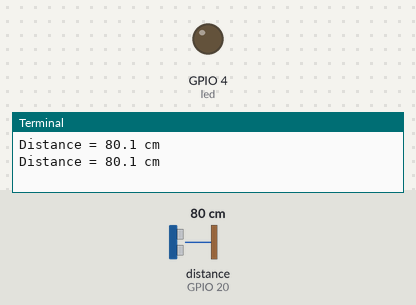
Simulated run of this program. Board: Raspberry Pi (BCM pin numbers). Shown: output pins drawn as LEDs (lit = HIGH), the last lines printed to the terminal. The test bench sets the inputs (shaded band); at power-on: distance to the obstacle (sensor on GPIO 20) 80 cm. The clock reads 2024-03-15 10:24:30 at power-on unless the program sets it; pins used as bus, display or sensor lines are not drawn.

Above: at 1.2 s.
1.3 s: distance to the obstacle (sensor on GPIO 20) set to 2 cm
At 2.5 s:
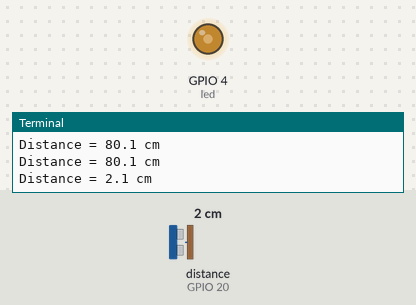
3.5 s: distance to the obstacle (sensor on GPIO 20) set to 18 cm
At 4.4 s:
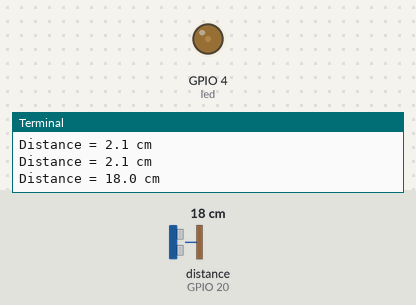
Timing chart, 0 to 6.5 s (numbered marks = the images above; inputs shaded):
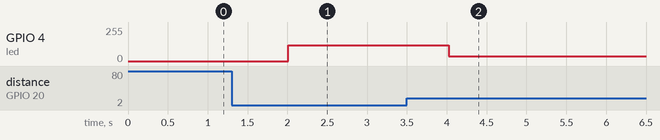

The program:

pwm.py
```python
# for this task I used a tutorial.
# Link of the tutorial : https://hackernoon.com/android-things-basics-measure-distance-with-ultrasonic-sensor-3196fe5d7d7c

import RPi.GPIO as io
import time


io.setmode(io.BCM)
io.setwarnings(False)

#set GPIO Pins
led = 4
trig = 21
ech = 20


io.setup(trig, io.OUT)
io.setup(ech, io.IN)
io.setup(led, io.OUT)

pwm = io.PWM(led,100)

pwm.start(0)


def distance():
    # set Trigger pin to HIGH
    io.output(trig, io.HIGH)

    # set Trigger pin to LOW
    time.sleep(0.00001)
    io.output(trig,io.LOW)


    while io.input(ech) == 0:
        Start = time.time()


    while io.input(ech) == 1:
        End = time.time()


    diff = End - Start # time difference

    distance = (diff * 34300) / 2

    return distance

try:
    while True:
        dist = distance() # value from distance is stored in the variable dist
        print ("Distance = %.1f cm" % dist)

        if (dist<=25):
            pwm.ChangeDutyCycle((25-dist)*2)
            time.sleep(0.005)

        else:
            pwm.ChangeDutyCycle(0)

        time.sleep(1)


#when the user enters CTRL + C the prgram quits
except KeyboardInterrupt:
    print("Measurement stopped by User")
    pwm.stop()
    io.cleanup()
```

Measured:
- after the input at 1.3 s, GPIO 4 (led): 0/255 → 117/255 after 0.71 s
- after the input at 3.5 s, GPIO 4 (led): 117/255 → 36/255 after 0.52 s
